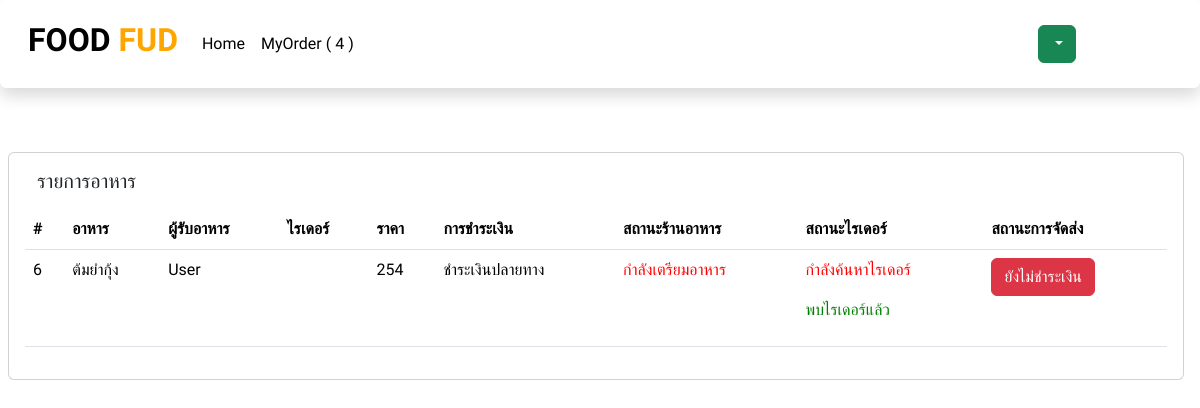
Page /RiderPending.php on the committed database.
### tables this page shows
CREATE TABLE `pending` (
  `PendingID` int(11) NOT NULL,
  `CartID` int(11) DEFAULT NULL,
  `RiderID` int(11) DEFAULT NULL,
  `UserID` int(11) DEFAULT NULL,
  `RestID` int(11) DEFAULT NULL,
  `MenuID` int(11) DEFAULT NULL,
  `Qty` int(11) DEFAULT NULL,
  `PendingDetail` varchar(255) NOT NULL,
  `TotalPrice` int(11) DEFAULT NULL,
  `PendingStatus` int(11) DEFAULT NULL,
  `RestStatus` int(11) DEFAULT NULL,
  `RiderStatus` int(11) DEFAULT NULL,
  `PendingPayment` varchar(255) DEFAULT NULL
);

CREATE TABLE `menu` (
  `MenuID` int(11) NOT NULL,
  `RestID` int(11) DEFAULT NULL,
  `MenuName` varchar(255) DEFAULT NULL,
  `MenuCate` varchar(255) DEFAULT NULL,
  `MenuPrice` int(11) DEFAULT NULL,
  `MenuImg` text DEFAULT NULL
);

CREATE TABLE `users` (
  `UserID` int(11) NOT NULL,
  `UserName` varchar(255) DEFAULT NULL,
  `UserPassword` tinytext DEFAULT NULL,
  `UserRealName` varchar(255) DEFAULT NULL,
  `UserAddress` varchar(255) DEFAULT NULL,
  `UserPhone` varchar(255) DEFAULT NULL,
  `UserRole` varchar(255) DEFAULT NULL,
  `UserStatus` int(11) DEFAULT NULL,
  `UserImg` text DEFAULT NULL
);

### RiderPending.php (the view, shortened to what this page needs)
<?php
    include './Assets/header.php';
    include './Assets/rider-nav.php';
    require './db.php';
?>
    <div class="container-fluid row col mx-2">
<div class="card card-body mt-3 row">
    <h5>รายการอาหาร</h5>
    <table class="
        table
        mt-2
        "
        >
    <thead>
        <th>#</th>
        <th>อาหาร</th>
        <th>ผู้รับอาหาร</th>
        <th>ไรเดอร์</th>
        <th>ราคา</th>
        <th>การชำระเงิน</th>
        <th>สถานะร้านอาหาร</th>
        <th>สถานะไรเดอร์</th>
        <th>สถานะการจัดส่ง</th>
    </thead>
    <tbody>
        <?php
        $res = $db->query("SELECT * FROM pending WHERE RiderID = '".$_SESSION['UserID']."'");
        while($row = mysqli_fetch_assoc($res)):
        ?>
        <tr>
            <td><?=$row['PendingID']?></td>
            <td>
            <?php
        $res = $db->query("SELECT * FROM menu WHERE MenuID = '".$row['MenuID']."'");
        if($mn = mysqli_fetch_assoc($res)){
            echo $mn['MenuName'];
        }
        ?>
            </td>
            <td><?php
        $res = $db->query("SELECT * FROM users WHERE UserID = '".$row['UserID']."'");
        if($us = mysqli_fetch_assoc($res)){
            echo $us['UserRealName'];
        }
        ?></td>
            <td><?php
        $res = $db->query("SELECT * FROM users WHERE UserID = '".$row['RiderID']."'");
        ?></td>
            <td><?=$row['TotalPrice']?></td>
            <td><?=$row['PendingPayment']?></td>
            <td>
                <form action="App/UpdatePendingRest.php" method="post">
                    <?php
                    if($row['RestStatus'] == 0){
                        echo '<p style="color: red;">กำลังเตรียมอาหาร</p>';
                    }
                    ?>
                </form>
            </td>
            <td>
                <form action="" method="post">
                    <?php
                    if($row['RiderStatus'] == 0){
                        echo '<p class="" style="color: red;" type="submit">กำลังค้นหาไรเดอร์</p>';
                    }
                    if($row['RiderStatus'] = 1){
                        echo '<p class=""  style="color: green;" type="submit">พบไรเดอร์แล้ว</p>';
                    }
                    ?>
                </form>
            </td>
            <td>
            <form action="App/UpdatePendingStatus.php" method="post">
                    <?php
                    if($row['PendingStatus'] == 0){
                        echo '<button class="btn btn-danger" type="submit">ยังไม่ชำระเงิน</button>';
                    }
                    ?>
                </form>
            </td>
        </tr>
        <?php endwhile; ?>
    </tbody>
        </table>
    </div>
                </div>

### Assets/header.php (style rules this page uses)
* { font-family: 'Prompt', sans-serif; }

### rows in the picture
pending: PendingID "6", MenuID.MenuName "ต้มยำกุ้ง", UserID.UserRealName "User", TotalPrice "254", PendingPayment "ชำระเงินปลายทาง", RestStatus "กำลังเตรียมอาหาร", RiderStatus "กำลังค้นหาไรเดอร์", PendingStatus "ยังไม่ชำระเงิน"

### other values in the picture
$num "4"
